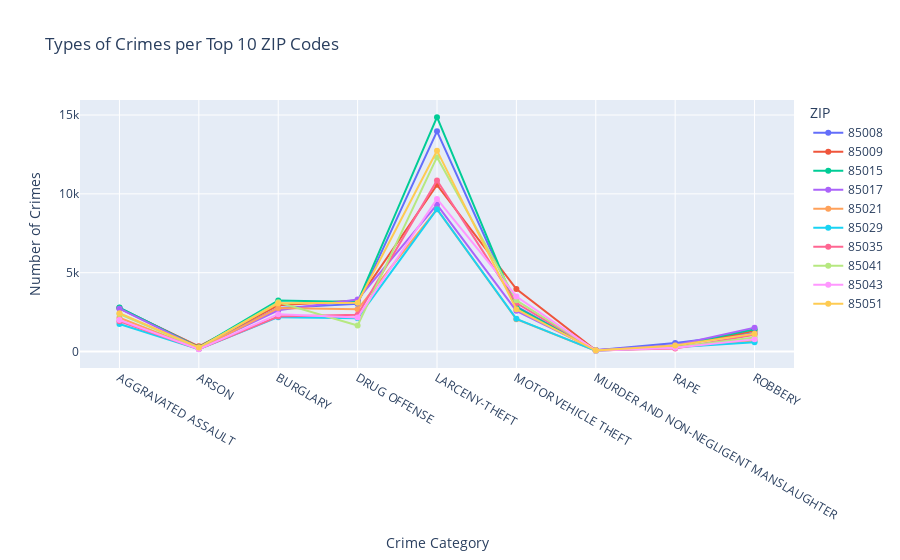

Write notebook code for a chart like this one.
### Code cell
import plotly.express as px

# Filter the data to include only the top 10 ZIP codes
top_10_zips = top_10_zip_crimes['ZIP'].tolist()
filtered_crime_data = crime_data[crime_data['ZIP'].isin(top_10_zips)]

# Group the data by ZIP and UCR CRIME CATEGORY and count the occurrences
crime_counts_by_zip = filtered_crime_data.groupby(['ZIP', 'UCR CRIME CATEGORY']).size().reset_index(name='Crime Count')

# Create a line chart using Plotly
fig = px.line(crime_counts_by_zip, x='UCR CRIME CATEGORY', y='Crime Count', color='ZIP', title='Types of Crimes per Top 10 ZIP Codes')
fig.update_layout(xaxis_title='Crime Category', yaxis_title='Number of Crimes')
fig.update_traces(mode='lines+markers')

# Save the figure

%pip install kaleido
save_path = './Resources/crime_types_per_top10.png'
fig.write_image(save_path, engine='kaleido')

# Show the plot
fig.show()

### Figure 1 — Plotly figure (JSON) as saved in the notebook; plotly's stock layout.template omitted (floating-point values rounded to 4 significant figures)
{"data": [{"hovertemplate": "ZIP=85008<br>UCR CRIME CATEGORY=%{x}<br>Crime Count=%{y}<extra></extra>", "legendgroup": "85008", "line": {"color": "#636efa", "dash": "solid"}, "marker": {"symbol": "circle"}, "mode": "lines+markers", "name": "85008", "orientation": "v", "showlegend": true, "type": "scatter", "x": ["AGGRAVATED ASSAULT", "ARSON", "BURGLARY", "DRUG OFFENSE", "LARCENY-THEFT", "MOTOR VEHICLE THEFT", "MURDER AND NON-NEGLIGENT MANSLAUGHTER", "RAPE", "ROBBERY"], "xaxis": "x", "y": [2772, 292, 2754, 3021, 13966, 2861, 76, 541, 1152], "yaxis": "y"}, {"hovertemplate": "ZIP=85009<br>UCR CRIME CATEGORY=%{x}<br>Crime Count=%{y}<extra></extra>", "legendgroup": "85009", "line": {"color": "#EF553B", "dash": "solid"}, "marker": {"symbol": "circle"}, "mode": "lines+markers", "name": "85009", "orientation": "v", "showlegend": true, "type": "scatter", "x": ["AGGRAVATED ASSAULT", "ARSON", "BURGLARY", "DRUG OFFENSE", "LARCENY-THEFT", "MOTOR VEHICLE THEFT", "MURDER AND NON-NEGLIGENT MANSLAUGHTER", "RAPE", "ROBBERY"], "xaxis": "x", "y": [2741, 331, 2932, 3230, 10570, 3961, 84, 332, 1310], "yaxis": "y"}, {"hovertemplate": "ZIP=85015<br>UCR CRIME CATEGORY=%{x}<br>Crime Count=%{y}<extra></extra>", "legendgroup": "85015", "line": {"color": "#00cc96", "dash": "solid"}, "marker": {"symbol": "circle"}, "mode": "lines+markers", "name": "85015", "orientation": "v", "showlegend": true, "type": "scatter", "x": ["AGGRAVATED ASSAULT", "ARSON", "BURGLARY", "DRUG OFFENSE", "LARCENY-THEFT", "MOTOR VEHICLE THEFT", "MURDER AND NON-NEGLIGENT MANSLAUGHTER", "RAPE", "ROBBERY"], "xaxis": "x", "y": [2791, 268, 3237, 3137, 14865, 2807, 67, 365, 1416], "yaxis": "y"}, {"hovertemplate": "ZIP=85017<br>UCR CRIME CATEGORY=%{x}<br>Crime Count=%{y}<extra></extra>", "legendgroup": "85017", "line": {"color": "#ab63fa", "dash": "solid"}, "marker": {"symbol": "circle"}, "mode": "lines+markers", "name": "85017", "orientation": "v", "showlegend": true, "type": "scatter", "x": ["AGGRAVATED ASSAULT", "ARSON", "BURGLARY", "DRUG OFFENSE", "LARCENY-THEFT", "MOTOR VEHICLE THEFT", "MURDER AND NON-NEGLIGENT MANSLAUGHTER", "RAPE", "ROBBERY"], "xaxis": "x", "y": [2720, 230, 2616, 3297, 9322, 2579, 95, 397, 1516], "yaxis": "y"}, {"hovertemplate": "ZIP=85021<br>UCR CRIME CATEGORY=%{x}<br>Crime Count=%{y}<extra></extra>", "legendgroup": "85021", "line": {"color": "#FFA15A", "dash": "solid"}, "marker": {"symbol": "circle"}, "mode": "lines+markers", "name": "85021", "orientation": "v", "showlegend": true, "type": "scatter", "x": ["AGGRAVATED ASSAULT", "ARSON", "BURGLARY", "DRUG OFFENSE", "LARCENY-THEFT", "MOTOR VEHICLE THEFT", "MURDER AND NON-NEGLIGENT MANSLAUGHTER", "RAPE", "ROBBERY"], "xaxis": "x", "y": [2142, 170, 2760, 2677, 9023, 2046, 50, 261, 707], "yaxis": "y"}, {"hovertemplate": "ZIP=85029<br>UCR CRIME CATEGORY=%{x}<br>Crime Count=%{y}<extra></extra>", "legendgroup": "85029", "line": {"color": "#19d3f3", "dash": "solid"}, "marker": {"symbol": "circle"}, "mode": "lines+markers", "name": "85029", "orientation": "v", "showlegend": true, "type": "scatter", "x": ["AGGRAVATED ASSAULT", "ARSON", "BURGLARY", "DRUG OFFENSE", "LARCENY-THEFT", "MOTOR VEHICLE THEFT", "MURDER AND NON-NEGLIGENT MANSLAUGHTER", "RAPE", "ROBBERY"], "xaxis": "x", "y": [1746, 153, 2178, 2114, 9024, 2072, 43, 279, 587], "yaxis": "y"}, {"hovertemplate": "ZIP=85035<br>UCR CRIME CATEGORY=%{x}<br>Crime Count=%{y}<extra></extra>", "legendgroup": "85035", "line": {"color": "#FF6692", "dash": "solid"}, "marker": {"symbol": "circle"}, "mode": "lines+markers", "name": "85035", "orientation": "v", "showlegend": true, "type": "scatter", "x": ["AGGRAVATED ASSAULT", "ARSON", "BURGLARY", "DRUG OFFENSE", "LARCENY-THEFT", "MOTOR VEHICLE THEFT", "MURDER AND NON-NEGLIGENT MANSLAUGHTER", "RAPE", "ROBBERY"], "xaxis": "x", "y": [1924, 154, 2218, 2334, 10852, 3076, 74, 192, 1066], "yaxis": "y"}, {"hovertemplate": "ZIP=85041<br>UCR CRIME CATEGORY=%{x}<br>Crime Count=%{y}<extra></extra>", "legendgroup": "85041", "line": {"color": "#B6E880", "dash": "solid"}, "marker": {"symbol": "circle"}, "mode": "lines+markers", "name": "85041", "orientation": "v", "showlegend": true, "type": "scatter", "x": ["AGGRAVATED ASSAULT", "ARSON", "BURGLARY", "DRUG OFFENSE", "LARCENY-THEFT", "MOTOR VEHICLE THEFT", "MURDER AND NON-NEGLIGENT MANSLAUGHTER", "RAPE", "ROBBERY"], "xaxis": "x", "y": [2380, 235, 3123, 1654, 12329, 3250, 81, 270, 893], "yaxis": "y"}, {"hovertemplate": "ZIP=85043<br>UCR CRIME CATEGORY=%{x}<br>Crime Count=%{y}<extra></extra>", "legendgroup": "85043", "line": {"color": "#FF97FF", "dash": "solid"}, "marker": {"symbol": "circle"}, "mode": "lines+markers", "name": "85043", "orientation": "v", "showlegend": true, "type": "scatter", "x": ["AGGRAVATED ASSAULT", "ARSON", "BURGLARY", "DRUG OFFENSE", "LARCENY-THEFT", "MOTOR VEHICLE THEFT", "MURDER AND NON-NEGLIGENT MANSLAUGHTER", "RAPE", "ROBBERY"], "xaxis": "x", "y": [1998, 150, 2368, 2152, 9677, 3491, 57, 247, 771], "yaxis": "y"}, {"hovertemplate": "ZIP=85051<br>UCR CRIME CATEGORY=%{x}<br>Crime Count=%{y}<extra></extra>", "legendgroup": "85051", "line": {"color": "#FECB52", "dash": "solid"}, "marker": {"symbol": "circle"}, "mode": "lines+markers", "name": "85051", "orientation": "v", "showlegend": true, "type": "scatter", "x": ["AGGRAVATED ASSAULT", "ARSON", "BURGLARY", "DRUG OFFENSE", "LARCENY-THEFT", "MOTOR VEHICLE THEFT", "MURDER AND NON-NEGLIGENT MANSLAUGHTER", "RAPE", "ROBBERY"], "xaxis": "x", "y": [2435, 255, 3061, 3095, 12739, 2682, 60, 377, 1133], "yaxis": "y"}], "layout": {"legend": {"title": {"text": "ZIP"}, "tracegroupgap": 0}, "title": {"text": "Types of Crimes per Top 10 ZIP Codes"}, "xaxis": {"anchor": "y", "domain": [0, 1], "title": {"text": "Crime Category"}}, "yaxis": {"anchor": "x", "domain": [0, 1], "title": {"text": "Number of Crimes"}}}}
